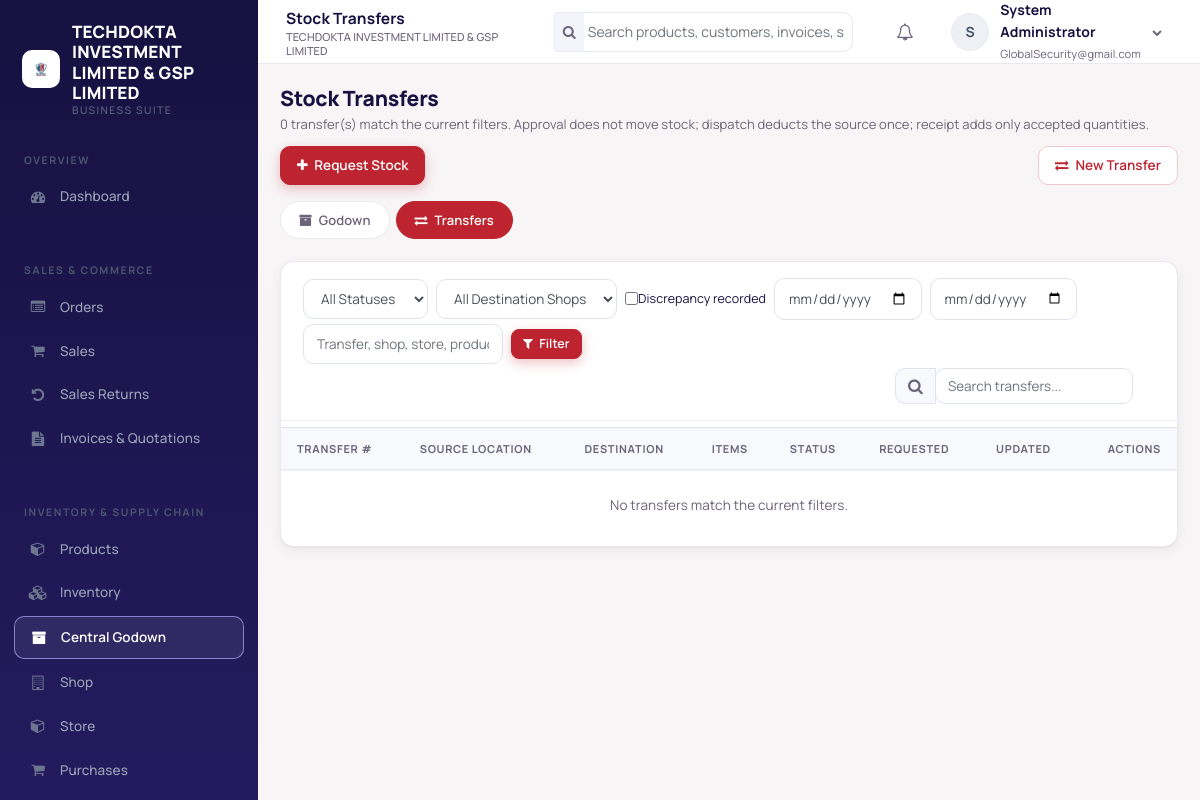
Page /godown-transfers.php (signed in) on the committed database.
### tables this page shows
CREATE TABLE `users` (
  `user_id` int(10) UNSIGNED NOT NULL,
  `tenant_id` int(10) UNSIGNED NOT NULL,
  `username` varchar(100) NOT NULL,
  `email` varchar(191) NOT NULL,
  `password_hash` varchar(255) NOT NULL,
  `first_name` varchar(100) NOT NULL,
  `last_name` varchar(100) NOT NULL,
  `phone` varchar(50) DEFAULT NULL,
  `is_active` tinyint(1) NOT NULL DEFAULT 1,
  `last_login` datetime DEFAULT NULL,
  `created_at` timestamp NOT NULL DEFAULT current_timestamp()
);

### godown-transfers.php (the view, shortened to what the rows shown need)
<?php
require_once 'header.php';
require_once 'auth_check.php';
$page_title = 'Stock Transfers';
require_once 'navbar.php';
require_once 'sidebar.php';
?>
<div class="page-head">
    <div>
        <h1 class="page-title">Stock Transfers</h1>
    </div>
</div>
<div class="card">
    <div class="card-body p-0">
        <div class="table-responsive">
            <table class="table table-hover data-table">
                <thead>
                    <tr>
                        <th>Transfer #</th><th>Source Location</th><th>Destination</th><th>Items</th>
                        <th>Status</th><th>Requested</th><th>Updated</th><th class="text-right">Actions</th>
                    </tr>
                </thead>
            </table>
        </div>
    </div>
</div>
<?php require_once 'footer.php'; ?>

### navbar.php (shortened to what the rows shown need)
<div class="app-main">
    <header class="topbar">
        <div class="topbar-title"><?php echo isset($page_title) ? e($page_title) : e(system_title()); ?><small><?php echo e(system_title()); ?></small></div>
        <div class="dropdown">
            <a href="#" class="user-menu" data-toggle="dropdown">
                <span class="avatar"><?php echo e(strtoupper(substr($current_user->first_name, 0, 1))); ?></span>
                <span class="hide-xs"><strong><?php echo e($current_user->fullName()); ?></strong><br><small class="text-muted"><?php echo e($current_user->email); ?></small></span>
                <i class="fa fa-chevron-down hide-xs" style="font-size:10px;color:var(--text-muted)"></i>
            </a>
        </div>
    </header>
    <main class="app-content">

### sidebar.php (shortened to what the rows shown need)
<aside class="sidebar" id="sidebar">
    <div class="sidebar-brand">
        <?php $sidebar_logo = system_logo_path(); ?>
        <?php if ($sidebar_logo !== ''): ?>
            <img src="<?php echo e($sidebar_logo); ?>" alt="" class="sidebar-logo">
        <?php endif; ?>
        <div class="brand-text"><?php echo e(system_title()); ?><small>Business Suite</small></div>
    </div>
</aside>

### rows in the picture
users: tenant "TECHDOKTA INVESTMENT LIMITED & GSP LIMITED", first_name "S", $current_user->fullName() "System Administrator", email "GlobalSecurity@gmail.com"

### other values in the picture
$page_title "Stock Transfers"
count($transfers) "0"
